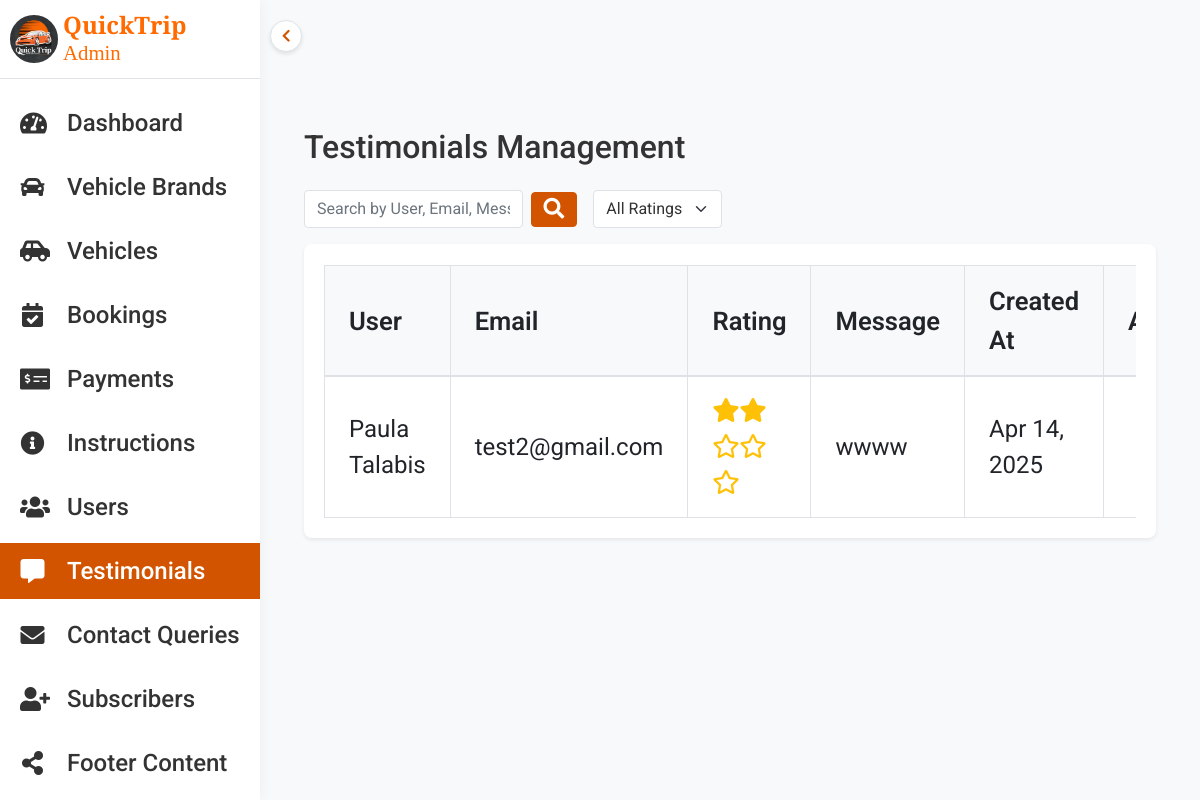
Screenshot of /admin/testimonials.php (signed in) with the database file from the repository.
### tables this page shows
CREATE TABLE `testimonials` (
  `id` int(11) NOT NULL,
  `user_id` int(11) DEFAULT NULL,
  `content` text NOT NULL,
  `rating` int(11) NOT NULL CHECK (`rating` >= 1 and `rating` <= 5),
  `status` enum('pending','approved','rejected') DEFAULT 'pending',
  `created_at` timestamp NOT NULL DEFAULT current_timestamp()
);

CREATE TABLE `users` (
  `id` int(11) NOT NULL,
  `name` varchar(100) NOT NULL,
  `email` varchar(100) NOT NULL,
  `password` varchar(255) NOT NULL,
  `created_at` timestamp NOT NULL DEFAULT current_timestamp(),
  `is_admin` tinyint(1) DEFAULT 0
);

### admin/testimonials.php (the view, shortened to what this page needs)
<?php
$search = isset($_GET['search']) ? trim($_GET['search']) : '';
$query = "
    SELECT t.*, u.name as user_name, u.email as user_email
    FROM testimonials t
    LEFT JOIN users u ON t.user_id = u.id
    WHERE 1";
$query .= " ORDER BY t.created_at DESC";
$result = mysqli_query($conn, $query);
$testimonials = mysqli_fetch_all($result, MYSQLI_ASSOC);
include('includes/header.php');
?>
<div class="container-fluid py-4">
    <div class="d-flex justify-content-between align-items-center mb-4">
        <h2 class="mb-0">Testimonials Management</h2>
    </div>
    <form class="row g-3 mb-3 align-items-center" method="get" action="" id="filterForm">
        <div class="col-md-4 d-flex align-items-center">
            <input type="text" class="form-control" name="search" placeholder="Search by User, Email, Message..." value="<?php echo htmlspecialchars($search); ?>">
            <button type="submit" class="btn btn-primary ms-2" title="Search" style="padding: 0.375rem 0.75rem;">
                <i class="fas fa-search"></i>
            </button>
        </div>
        <div class="col-md-2">
            <select class="form-select" name="rating_filter" id="ratingFilter">
                <option value="">All Ratings</option>
            </select>
        </div>
    </form>
    <div class="card shadow-sm">
        <div class="card-body p-0">
            <div id="top-scroll-testimonials" style="overflow-x: auto; overflow-y: hidden; width: 100%;">
                <div style="width: max-content; height: 1px;"></div>
            </div>
            <div id="table-scroll-testimonials" class="table-responsive">
                <table class="table table-bordered table-hover mb-0" id="testimonials-table">
                    <thead class="bg-light">
                        <tr>
                            <th class="px-4 py-3">User</th>
                            <th class="px-4 py-3">Email</th>
                            <th class="px-4 py-3">Rating</th>
                            <th class="px-4 py-3">Message</th>
                            <th class="px-4 py-3">Created At</th>
                            <th class="px-4 py-3 text-center">Actions</th>
                        </tr>
                    </thead>
                    <tbody>
                    <?php if(count($testimonials) > 0): ?>
                        <?php foreach($testimonials as $testimonial): ?>
                            <tr>
                                <td class="px-4 py-3"><?php echo htmlspecialchars($testimonial['user_name']); ?></td>
                                <td class="px-4 py-3"><?php echo htmlspecialchars($testimonial['user_email']); ?></td>
                                <td class="px-4 py-3">
                                    <?php
                                    for($i = 1; $i <= 5; $i++) {
                                        echo $i <= $testimonial['rating'] ?
                                            '<i class="fas fa-star text-warning"></i>' :
                                            '<i class="far fa-star text-warning"></i>';
                                    }
                                    ?>
                                </td>
                                <td class="px-4 py-3"><?php echo htmlspecialchars($testimonial['content']); ?></td>
                                <td class="px-4 py-3"><?php echo date('M j, Y', strtotime($testimonial['created_at'])); ?></td>
                                <td class="px-4 py-3 text-center">
                                </td>
                            </tr>
                        <?php endforeach; ?>
                    <?php else: ?>
                        <tr>
                            <td colspan="6" class="text-center py-4">No testimonials found</td>
                        </tr>
                    <?php endif; ?>
                    </tbody>
                </table>
            </div>
        </div>
    </div>
</div>
<?php include('includes/footer.php'); ?>

### admin/css/admin-style.css (style rules this page uses)
:root { --primary-color: #D35400; --primary-color-dark: #b44600; --text-dark: #333333; --text-light: #666666; --white: #ffffff; --light-bg: #f8f9fa; --border-color: #dee2e6; --max-width: 1200px; }
* { margin: 0; padding: 0; box-sizing: border-box; }
body { font-family: "Roboto", sans-serif; background-color: var(--light-bg); color: var(--text-dark); min-height: 100vh; margin: 0; padding: 0; }
.container-fluid { max-width: 1500px; margin: 0 auto; padding-top: 2rem; }
.card { background-color: var(--white); border: none; border-radius: 10px; padding: 20px; margin-bottom: 1rem; box-shadow: 0 2px 4px rgba(0,0,0,0.1); transition: all 0.3s ease; }
.card-body { padding: 1.5rem; }
.card-body i { font-size: 1.5rem; transition: transform 0.3s ease; }
.table { width: 100%; margin-bottom: 1rem; background-color: transparent; }
.table th { font-size: 1.6rem; font-weight: 600; background-color: #f8f9fa; border-bottom: 2px solid var(--border-color); padding: 1rem; vertical-align: middle; }
.table td { padding: 1rem; font-size: 1.5rem; vertical-align: middle; border-top: 1px solid var(--border-color); }
.btn-primary { background-color: var(--primary-color); border-color: var(--primary-color); }
.form-control { background-color: var(--white); border-color: var(--border-color); color: var(--text-dark); }
.form-select { background-color: var(--white); border-color: var(--border-color); color: var(--text-dark); }
.card { transition: all 0.3s ease; cursor: pointer; }
.card { border: none; border-radius: 10px; overflow: hidden; margin-bottom: 1rem; transition: all 0.3s cubic-bezier(0.4, 0, 0.2, 1); }
.card i { transition: transform 0.3s ease; }
.card { background: #fff; border-radius: 8px; box-shadow: 0 2px 4px rgba(0,0,0,0.1); margin-bottom: 1.5rem; }
.card .table { margin-bottom: 0; }
.btn-primary, .btn-success, .btn-warning, .btn-danger { font-size: 1.3rem; padding: 0.5rem 1rem; display: inline-flex; align-items: center; gap: 0.5rem; }
.btn-primary i, .btn-success i, .btn-warning i, .btn-danger i { font-size: 1.3rem; }
.text-center { text-align: center; }

### rows the page displays
testimonials: user.name "Paula Talabis", user.email "test2@gmail.com", rating 2 (drawn), content "wwww", created_at "Apr 14, 2025"
